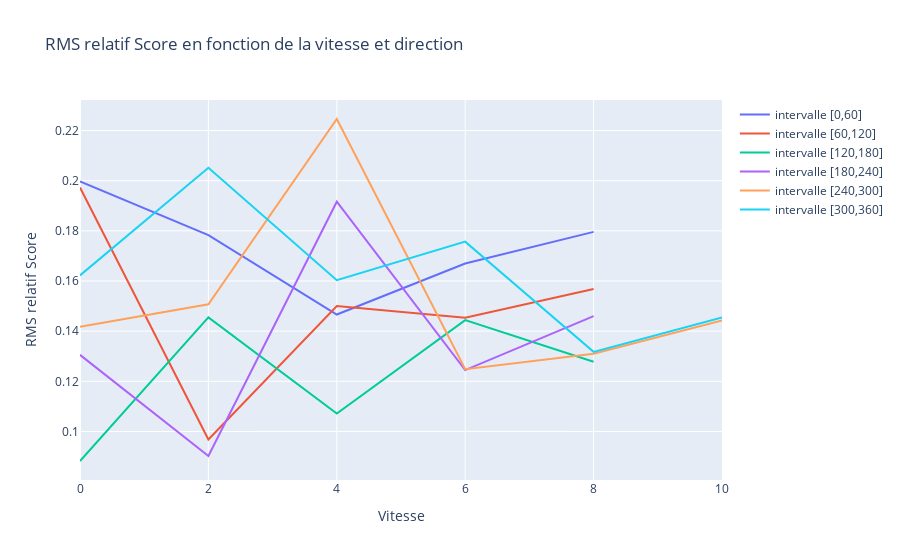

Source (notebook cell):
### Code cell
import plotly.graph_objects as go
from sklearn.metrics import mean_squared_error

fig = go.Figure()

for i,angle_range in enumerate(intervals): 
    speed = np.arange(len(angle_range),step=2)
    scores = []
    for v_range in  angle_range:
        scores.append(rms_relatif(rgrsr_esperance.predict(v_range.iloc[:,:4].values),v_range.iloc[:,4]))
    fig.add_trace(go.Scatter(x=speed, y=scores,mode='lines',name="intervalle [{},{}]".format(i*60,(i+1)*60)))

fig.update_layout(
    title="RMS relatif Score en fonction de la vitesse et direction",
    xaxis_title="Vitesse",
    yaxis_title="RMS relatif Score",
)
fig.show()

### Figure 1 — Plotly figure (JSON) as saved in the notebook; plotly's stock layout.template omitted (floating-point values rounded to 4 significant figures)
{"data": [{"mode": "lines", "name": "intervalle [0,60]", "type": "scatter", "x": [0, 2, 4, 6, 8], "y": [0.1997, 0.1783, 0.1466, 0.167, 0.1796, 0.1701, 0.2074, 0.2769, 0.2662, 0.2515]}, {"mode": "lines", "name": "intervalle [60,120]", "type": "scatter", "x": [0, 2, 4, 6, 8], "y": [0.1973, 0.09677, 0.15, 0.1454, 0.1568, 0.171, 0.1299, 0.1371, 0.1568, 0.09783]}, {"mode": "lines", "name": "intervalle [120,180]", "type": "scatter", "x": [0, 2, 4, 6, 8], "y": [0.08822, 0.1455, 0.1072, 0.1444, 0.1278, 0.1201, 0.1187, 0.1737, 0.2418, 0.09711]}, {"mode": "lines", "name": "intervalle [180,240]", "type": "scatter", "x": [0, 2, 4, 6, 8], "y": [0.1305, 0.09022, 0.1916, 0.1244, 0.146, 0.1961, 0.1806, 0.2162, 0.2042, 0.1515]}, {"mode": "lines", "name": "intervalle [240,300]", "type": "scatter", "x": [0, 2, 4, 6, 8, 10], "y": [0.1418, 0.1507, 0.2246, 0.1248, 0.1309, 0.1443, 0.1117, 0.09702, 0.149, 0.1577, 0.1396]}, {"mode": "lines", "name": "intervalle [300,360]", "type": "scatter", "x": [0, 2, 4, 6, 8, 10], "y": [0.1622, 0.2052, 0.1603, 0.1757, 0.1317, 0.1454, 0.1404, 0.175, 0.1199, 0.139, 0.06678]}], "layout": {"title": {"text": "RMS relatif Score en fonction de la vitesse et direction"}, "xaxis": {"title": {"text": "Vitesse"}}, "yaxis": {"title": {"text": "RMS relatif Score"}}}}
